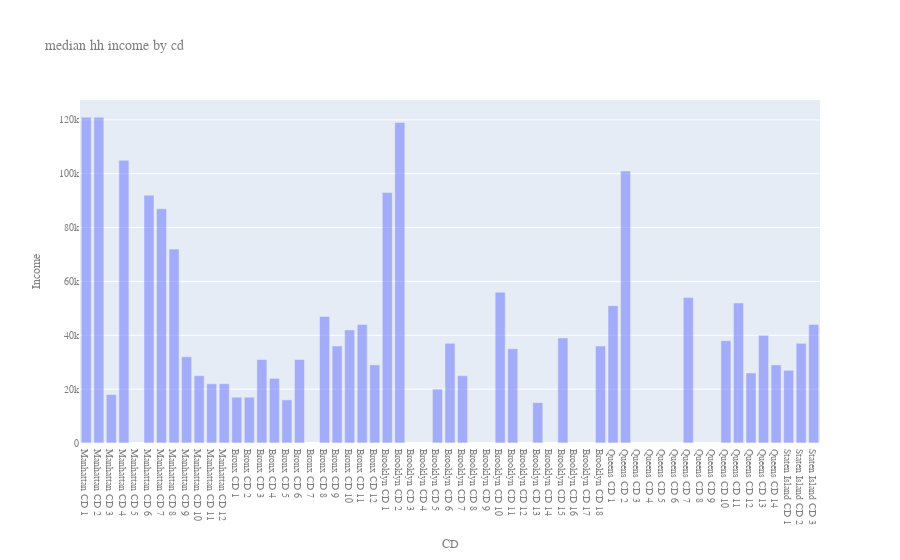

Notebook cell for this chart:
### Code cell
fig = px.bar(x = big_data_transposed.T['cd_short_title'], y = big_data_transposed.T['fp_100_mhhi'], 
                  title='median hh income by cd', opacity=0.5, )

fig.update_layout(
    
    xaxis_title="CD",
    yaxis_title="Income",
#     width = [10,20],
    font=dict(
        family="Courier New, monospace",
        size=10,
        color="#7f7f7f"
    )
)

fig.show()

### Figure 1 — Plotly figure (JSON) as saved in the notebook; plotly's stock layout.template omitted (floating-point values rounded to 4 significant figures)
{"data": [{"alignmentgroup": "True", "hoverlabel": {"namelength": 0}, "hovertemplate": "x=%{x}<br>y=%{y}", "legendgroup": "", "marker": {"color": "#636efa", "opacity": 0.5}, "name": "", "offsetgroup": "", "orientation": "v", "showlegend": false, "textposition": "auto", "type": "bar", "x": ["Manhattan CD 1", "Manhattan CD 2", "Manhattan CD 3", "Manhattan CD 4", "Manhattan CD 5", "Manhattan CD 6", "Manhattan CD 7", "Manhattan CD 8", "Manhattan CD 9", "Manhattan CD 10", "Manhattan CD 11", "Manhattan CD 12", "Bronx CD 1", "Bronx CD 2", "Bronx CD 3", "Bronx CD 4", "Bronx CD 5", "Bronx CD 6", "Bronx CD 7", "Bronx CD 8", "Bronx CD 9", "Bronx CD 10", "Bronx CD 11", "Bronx CD 12", "Brooklyn CD 1", "Brooklyn CD 2", "Brooklyn CD 3", "Brooklyn CD 4", "Brooklyn CD 5", "Brooklyn CD 6", "Brooklyn CD 7", "Brooklyn CD 8", "Brooklyn CD 9", "Brooklyn CD 10", "Brooklyn CD 11", "Brooklyn CD 12", "Brooklyn CD 13", "Brooklyn CD 14", "Brooklyn CD 15", "Brooklyn CD 16", "Brooklyn CD 17", "Brooklyn CD 18", "Queens CD 1", "Queens CD 2", "Queens CD 3", "Queens CD 4", "Queens CD 5", "Queens CD 6", "Queens CD 7", "Queens CD 8", "Queens CD 9", "Queens CD 10", "Queens CD 11", "Queens CD 12", "Queens CD 13", "Queens CD 14", "Staten Island CD 1", "Staten Island CD 2", "Staten Island CD 3"], "xaxis": "x", "y": [121000, 121000, 18000, 105000, null, 92000, 87000, 72000, 32000, 25000, 22000, 22000, 17000, 17000, 31000, 24000, 16000, 31000, null, 47000, 36000, 42000, 44000, 29000, 93000, 119000, null, null, 20000, 37000, 25000, null, null, 56000, 35000, null, 15000, null, 39000, null, null, 36000, 51000, 101000, null, null, null, null, 54000, null, null, 38000, 52000, 26000, 40000, 29000, 27000, 37000, 44000], "yaxis": "y"}], "layout": {"barmode": "relative", "font": {"color": "#7f7f7f", "family": "Courier New, monospace", "size": 10}, "legend": {"tracegroupgap": 0}, "title": {"text": "median hh income by cd"}, "xaxis": {"anchor": "y", "domain": [0, 1], "title": {"text": "CD"}}, "yaxis": {"anchor": "x", "domain": [0, 1], "title": {"text": "Income"}}}}
